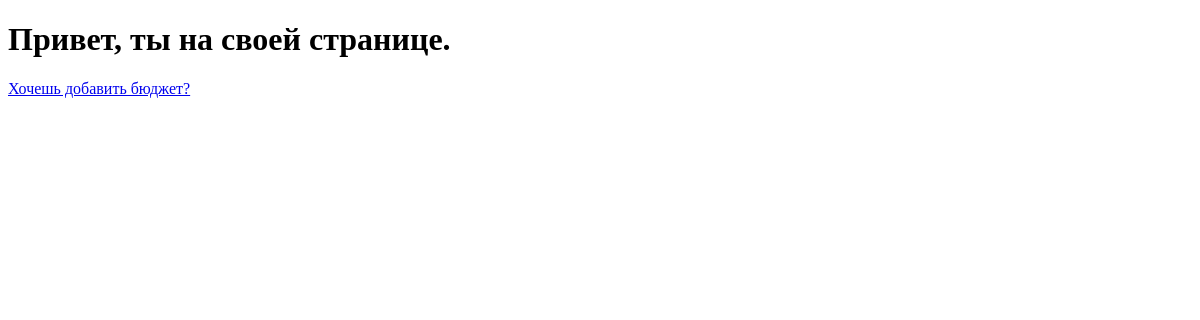
The page /accounts/profile/ (signed in) on the database as committed earlier.
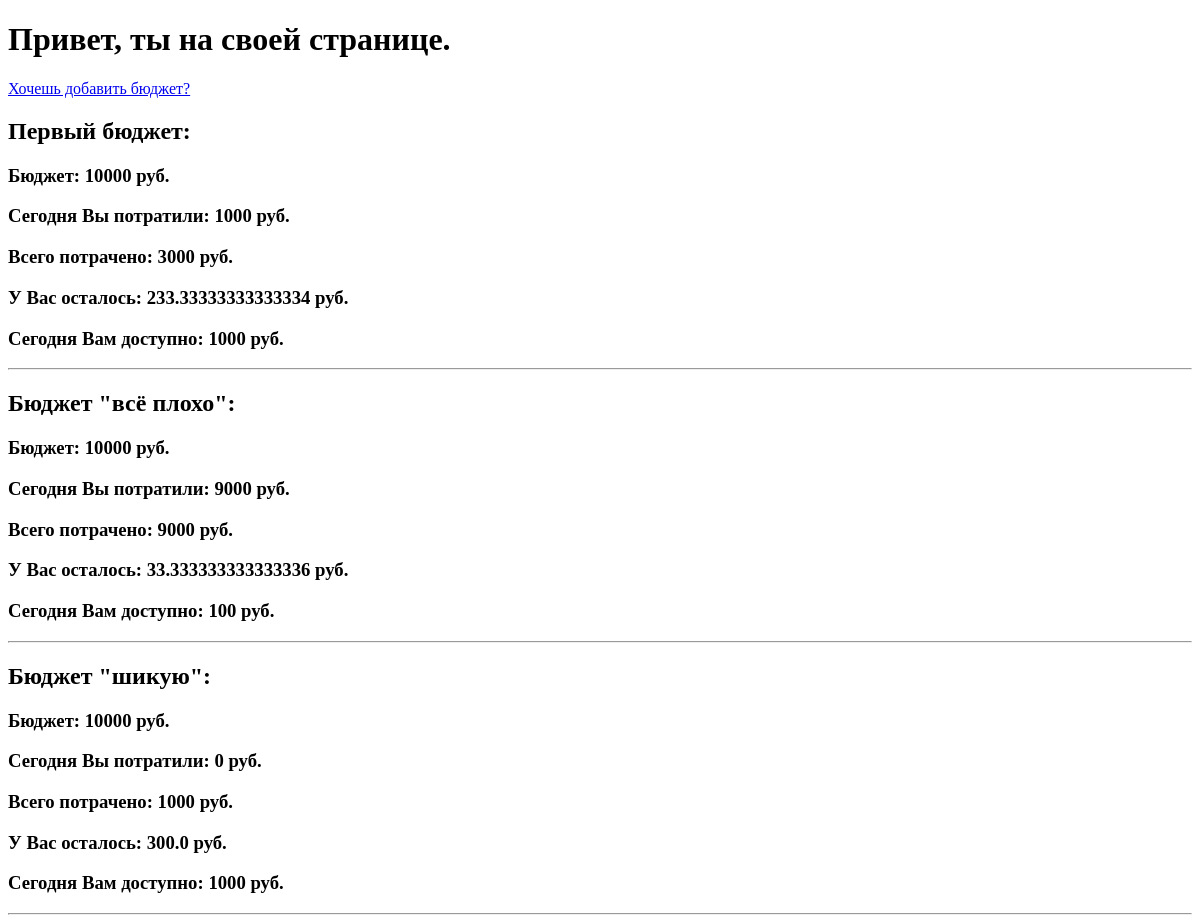
The same page on the database as committed later.
### main/models.py (models this page shows)
class CurrentBudget(models.Model):
    user_ID = models.ForeignKey(User, on_delete = models.CASCADE)
    moneySum = models.IntegerField(default = 0)
    DateOfStart = models.DateTimeField(auto_now_add=True)
    DateOfFinish = models.DateTimeField( null=True, blank=True)
    SpendToday = models.IntegerField(default = 0)
    SpendSum = models.IntegerField(default = 0)
    RestSum = models.IntegerField(default = 0)
    AvaibleSumToday = models.IntegerField(default = 0)
    name = models.CharField(max_length=255)
    def calcSpendSum(self):
        return (self.moneySum - self.SpendSum)/30

### main/views.py (the view)
# urls.py: path('accounts/profile/', account, name='account'),
def account(request):
    budget_is = CurrentBudget.objects.filter(user_ID=request.user)
    return render(request, 'blog/account.html', {'budgets':budget_is })

### main/templates/blog/account.html (shortened to what this page needs)
<!DOCTYPE html>
<html lang="en">
<head>
</head>
<body>
  <h1>Привет, ты на своей странице. </h1>
  <p><a href="{% url 'budget_new' %}">Хочешь добавить бюджет?</a></p>
  {% for budget in budgets %}
    <div>
      <h2>{{ budget.name }}:</h2>
      <div>
        <h3>Бюджет:
          {{ budget.moneySum }} руб.
        </h3>
    </div>
    <div>
      <h3>Сегодня Вы потратили:
        {{ budget.SpendToday }} руб.
      </h3>
    </div>
    <div>
      <h3>Всего потрачено:
        {{ budget.SpendSum }} руб.
      </h3>
    </div>
    <div>
      <h3>У Вас осталось:
        {{ budget.calcSpendSum }} руб.
      </h3>
    </div>
    <div>
      <h3>Сегодня Вам доступно:
        {{ budget.AvaibleSumToday }} руб.
      </h3>
    </div>
    </div>
    <hr>
  {% endfor %}
</body>
</html>

Rows that differ between the two databases and show on the page:
now on this page (row edited): CurrentBudget: name "Первый бюджет", moneySum "10000", SpendToday "1000", SpendSum "3000", calcSpendSum "233.33333333333334", AvaibleSumToday "1000"
now on this page (row edited): CurrentBudget: name "Бюджет \"всё плохо\"", moneySum "10000", SpendToday "9000", SpendSum "9000", calcSpendSum "33.333333333333336", AvaibleSumToday "100"
now on this page (row edited): CurrentBudget: name "Бюджет \"шикую\"", moneySum "10000", SpendToday "0", SpendSum "1000", calcSpendSum "300.0", AvaibleSumToday "1000"
